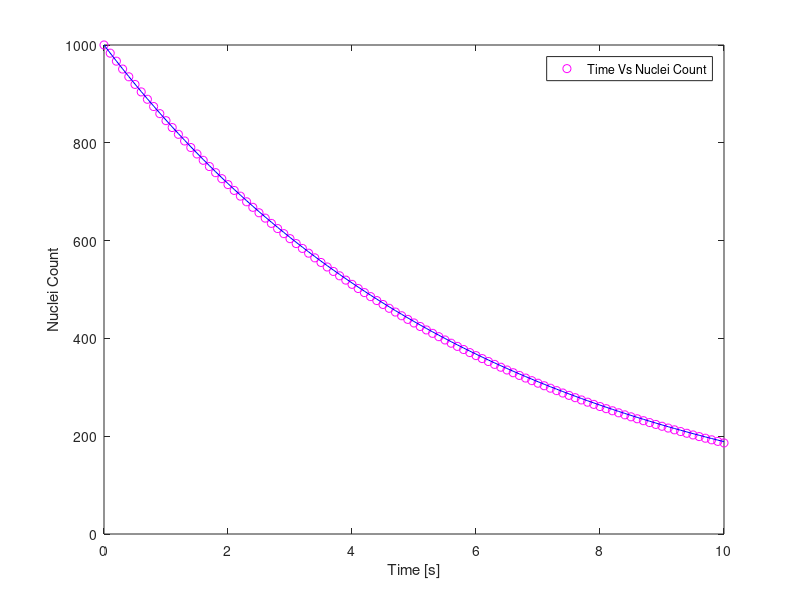

Source code (MATLAB):
%-------------------------------------------
%Program to Apply Euler Method to Calculate 
%Number of Nuclei in Radioactive Decay
%-------------------------------------------

%Put-Ins
N0 = 1000;
tau = 6;
NP = 100;
tMax = 10;

%Useful Relation
dt = tMax/NP;

%Assigning Arrays
N_Nuclei = zeros(1, NP);
t = zeros(1, NP);

%Initialization
N_Nuclei(1) = N0;
t(1) = 0;

%Looping
for i = 1: NP
    m_1 = -N_Nuclei(i)/tau; %Slope used in Euler mehod%
    N_Nuclei(i + 1) = N_Nuclei(i) + (m_1)*dt;
    t(i + 1) = t(i) + dt;
end

N_Analytics = N0*exp(-t/tau);

%Plotting
plot(t, N_Nuclei, 'mo', t, N_Analytics, 'b');
xlabel('Time [s]');
ylabel('Nuclei Count');
h = legend('Time Vs Nuclei Count');
    